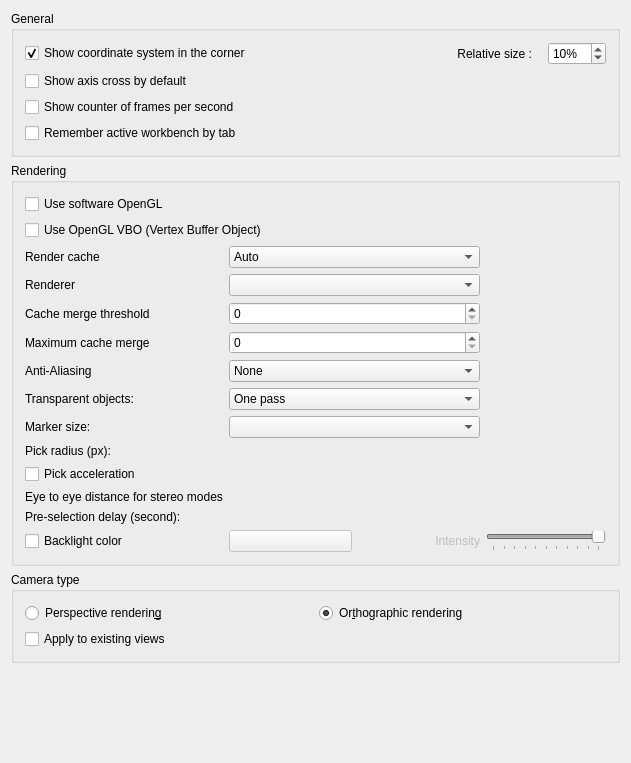
<?xml version="1.0" encoding="UTF-8"?>
<ui version="4.0">
 <class>Gui::Dialog::DlgSettings3DView</class>
 <widget class="QWidget" name="Gui::Dialog::DlgSettings3DView">
  <property name="geometry">
   <rect>
    <x>0</x>
    <y>0</y>
    <width>631</width>
    <height>763</height>
   </rect>
  </property>
  <property name="windowTitle">
   <string>3D View</string>
  </property>
  <layout class="QVBoxLayout" name="verticalLayout_2">
   <item>
    <widget class="QGroupBox" name="GroupBoxGeneral">
     <property name="enabled">
      <bool>true</bool>
     </property>
     <property name="title">
      <string>General</string>
     </property>
     <layout class="QVBoxLayout" name="verticalLayout">
      <item>
       <layout class="QHBoxLayout" name="horizontalLayoutCoord">
        <item>
         <widget class="Gui::PrefCheckBox" name="CheckBox_CornerCoordSystem">
          <property name="toolTip">
           <string>Main coordinate system will always be shown in
lower right corner within opened files</string>
          </property>
          <property name="text">
           <string>Show coordinate system in the corner</string>
          </property>
          <property name="checked">
           <bool>true</bool>
          </property>
          <property name="prefEntry" stdset="0">
           <cstring>CornerCoordSystem</cstring>
          </property>
          <property name="prefPath" stdset="0">
           <cstring>View</cstring>
          </property>
         </widget>
        </item>
        <item>
         <spacer name="horizontalSpacerCoord">
          <property name="orientation">
           <enum>Qt::Horizontal</enum>
          </property>
          <property name="sizeHint" stdset="0">
           <size>
            <width>40</width>
            <height>0</height>
           </size>
          </property>
         </spacer>
        </item>
        <item>
         <widget class="QLabel" name="labelCoordSize">
          <property name="text">
           <string>Relative size :   </string>
          </property>
          <property name="alignment">
           <set>Qt::AlignRight|Qt::AlignTrailing|Qt::AlignVCenter</set>
          </property>
         </widget>
        </item>
        <item>
         <widget class="Gui::PrefSpinBox" name="SpinBox_CornerCoordSystemSize">
          <property name="toolTip">
           <string>Size of main coordinate system representation
in the corner -- in % of height/width of viewport</string>
          </property>
          <property name="suffix">
           <string notr="true">%</string>
          </property>
          <property name="minimum">
           <number>2</number>
          </property>
          <property name="maximum">
           <number>100</number>
          </property>
          <property name="value">
           <number>10</number>
          </property>
          <property name="prefEntry" stdset="0">
           <cstring>CornerCoordSystemSize</cstring>
          </property>
          <property name="prefPath" stdset="0">
           <cstring>View</cstring>
          </property>
         </widget>
        </item>
       </layout>
      </item>
      <item>
       <widget class="Gui::PrefCheckBox" name="CheckBox_ShowAxisCross">
        <property name="toolTip">
         <string>Axis cross will be shown by default at file
opening or creation</string>
        </property>
        <property name="text">
         <string>Show axis cross by default</string>
        </property>
        <property name="prefEntry" stdset="0">
         <cstring>ShowAxisCross</cstring>
        </property>
        <property name="prefPath" stdset="0">
         <cstring>View</cstring>
        </property>
       </widget>
      </item>
      <item>
       <widget class="Gui::PrefCheckBox" name="CheckBox_ShowFPS">
        <property name="toolTip">
         <string>Time needed for last operation and resulting frame rate
will be shown at the lower left corner in opened files</string>
        </property>
        <property name="text">
         <string>Show counter of frames per second</string>
        </property>
        <property name="prefEntry" stdset="0">
         <cstring>ShowFPS</cstring>
        </property>
        <property name="prefPath" stdset="0">
         <cstring>View</cstring>
        </property>
       </widget>
      </item>
      <item>
       <widget class="Gui::PrefCheckBox" name="CheckBox_WbByTab">
        <property name="toolTip">
         <string>If checked, application will remember which workbench is active for each tab of the viewport</string>
        </property>
        <property name="text">
         <string>Remember active workbench by tab</string>
        </property>
        <property name="checked">
         <bool>false</bool>
        </property>
        <property name="prefEntry" stdset="0">
         <cstring>SaveWBbyTab</cstring>
        </property>
        <property name="prefPath" stdset="0">
         <cstring>View</cstring>
        </property>
       </widget>
      </item>
     </layout>
    </widget>
   </item>
   <item>
    <widget class="QGroupBox" name="GroupBox12">
     <property name="enabled">
      <bool>true</bool>
     </property>
     <property name="title">
      <string>Rendering</string>
     </property>
     <layout class="QVBoxLayout" name="verticalLayout_3">
      <item>
       <widget class="Gui::PrefCheckBox" name="CheckBox_use_SW_OpenGL">
        <property name="toolTip">
         <string>This option is useful for troubleshooting graphics card and driver problems.

Changing this option requires a restart of the application.</string>
        </property>
        <property name="text">
         <string>Use software OpenGL</string>
        </property>
        <property name="prefEntry" stdset="0">
         <cstring>UseSoftwareOpenGL</cstring>
        </property>
        <property name="prefPath" stdset="0">
         <cstring>OpenGL</cstring>
        </property>
       </widget>
      </item>
      <item>
       <widget class="Gui::PrefCheckBox" name="CheckBox_useVBO">
        <property name="toolTip">
         <string>If selected, Vertex Buffer Objects (VBO) will be used.
A VBO is an OpenGL feature that provides methods for uploading
vertex data (position, normal vector, color, etc.) to the graphics card.
VBOs offer substantial performance gains because the data resides
in the graphics memory rather than the system memory and so it
can be rendered directly by GPU. 

Note: Sometimes this feature may lead to a host of different
issues ranging from graphical anomalies to GPU crash bugs. Remember to
report this setting as enabled when seeking support on the FreeCAD forums</string>
        </property>
        <property name="text">
         <string>Use OpenGL VBO (Vertex Buffer Object)</string>
        </property>
        <property name="prefEntry" stdset="0">
         <cstring>UseVBO</cstring>
        </property>
        <property name="prefPath" stdset="0">
         <cstring>View</cstring>
        </property>
       </widget>
      </item>
      <item>
       <layout class="QGridLayout" name="gridLayout">
        <item row="1" column="1" colspan="2">
         <widget class="Gui::PrefComboBox" name="comboRenderer">
          <property name="prefPath" stdset="0">
           <cstring>View</cstring>
          </property>
          <property name="prefEntry" stdset="0">
           <cstring>RendererType</cstring>
          </property>
          <property name="prefType" stdset="0">
           <cstring>Default</cstring>
          </property>
         </widget>
        </item>
        <item row="3" column="1" colspan="2">
         <widget class="Gui::PrefSpinBox" name="renderCacheMergeCountMax">
          <property name="maximum">
           <number>9999999</number>
          </property>
          <property name="singleStep">
           <number>10</number>
          </property>
          <property name="prefPath" stdset="0">
           <cstring>View</cstring>
          </property>
          <property name="prefEntry" stdset="0">
           <cstring>RenderCacheMergeCountMax</cstring>
          </property>
         </widget>
        </item>
        <item row="11" column="0">
         <widget class="Gui::PrefCheckBox" name="checkBoxBacklight">
          <property name="toolTip">
           <string>Backlight is enabled with the defined color</string>
          </property>
          <property name="text">
           <string>Backlight color</string>
          </property>
          <property name="prefEntry" stdset="0">
           <cstring>EnableBacklight</cstring>
          </property>
          <property name="prefPath" stdset="0">
           <cstring>View</cstring>
          </property>
         </widget>
        </item>
        <item row="5" column="1" colspan="2">
         <widget class="Gui::PrefComboBox" name="comboTransparentRender">
          <property name="minimumSize">
           <size>
            <width>120</width>
            <height>0</height>
           </size>
          </property>
          <property name="toolTip">
           <string>Render types of transparent objects</string>
          </property>
          <property name="prefEntry" stdset="0">
           <cstring>TransparentObjectRenderType</cstring>
          </property>
          <property name="prefPath" stdset="0">
           <cstring>View</cstring>
          </property>
          <item>
           <property name="text">
            <string>One pass</string>
           </property>
          </item>
          <item>
           <property name="text">
            <string>Backface pass</string>
           </property>
          </item>
         </widget>
        </item>
        <item row="6" column="1" colspan="2">
         <widget class="Gui::PrefComboBox" name="boxMarkerSize">
          <property name="minimumSize">
           <size>
            <width>120</width>
            <height>0</height>
           </size>
          </property>
          <property name="toolTip">
           <string>Size of vertices in the Sketcher, TechDraw and other workbenches</string>
          </property>
          <property name="prefPath" stdset="0">
           <cstring>View</cstring>
          </property>
          <property name="prefEntry" stdset="0">
           <cstring>MarkerSize</cstring>
          </property>
          <property name="prefType" stdset="0">
           <number>0</number>
          </property>
         </widget>
        </item>
        <item row="8" column="0">
         <widget class="Gui::PrefCheckBox" name="checkBoxEnhancedPick">
          <property name="toolTip">
           <string>Enable 3D picking acceleration. The effect is only noticable for very complex
geometry shape, and may cause some initial lag due to bufferring.</string>
          </property>
          <property name="text">
           <string>Pick acceleration</string>
          </property>
          <property name="prefPath" stdset="0">
           <cstring>Mod/Part</cstring>
          </property>
          <property name="prefEntry" stdset="0">
           <cstring>SelectionPickRTree</cstring>
          </property>
         </widget>
        </item>
        <item row="4" column="1" colspan="2">
         <widget class="Gui::PrefComboBox" name="comboAliasing">
          <property name="minimumSize">
           <size>
            <width>120</width>
            <height>0</height>
           </size>
          </property>
          <property name="toolTip">
           <string>What kind of multisample anti-aliasing is used</string>
          </property>
          <property name="prefEntry" stdset="0">
           <cstring>AntiAliasing</cstring>
          </property>
          <property name="prefPath" stdset="0">
           <cstring>View</cstring>
          </property>
          <item>
           <property name="text">
            <string>None</string>
           </property>
          </item>
          <item>
           <property name="text">
            <string>Line Smoothing</string>
           </property>
          </item>
          <item>
           <property name="text">
            <string>MSAA 2x</string>
           </property>
          </item>
          <item>
           <property name="text">
            <string>MSAA 4x</string>
           </property>
          </item>
          <item>
           <property name="text">
            <string>MSAA 8x</string>
           </property>
          </item>
         </widget>
        </item>
        <item row="10" column="1" colspan="2">
         <widget class="Gui::PrefDoubleSpinBox" name="spinPreselectionDelay" native="true">
          <property name="decimals" stdset="0">
           <number>3</number>
          </property>
          <property name="singleStep" stdset="0">
           <double>0.100000000000000</double>
          </property>
          <property name="value" stdset="0">
           <double>0.100000000000000</double>
          </property>
          <property name="prefPath" stdset="0">
           <cstring>View</cstring>
          </property>
          <property name="prefEntry" stdset="0">
           <cstring>PreSelectionDelay</cstring>
          </property>
         </widget>
        </item>
        <item row="3" column="0">
         <widget class="QLabel" name="renderCacheMergeCountMaxLabel">
          <property name="text">
           <string>Maximum cache merge</string>
          </property>
         </widget>
        </item>
        <item row="11" column="2">
         <widget class="QLabel" name="backlightLabel">
          <property name="enabled">
           <bool>false</bool>
          </property>
          <property name="toolTip">
           <string/>
          </property>
          <property name="text">
           <string>Intensity</string>
          </property>
          <property name="alignment">
           <set>Qt::AlignRight|Qt::AlignTrailing|Qt::AlignVCenter</set>
          </property>
         </widget>
        </item>
        <item row="7" column="0">
         <widget class="QLabel" name="spinPickRadiusLabel">
          <property name="text">
           <string>Pick radius (px):</string>
          </property>
         </widget>
        </item>
        <item row="7" column="1" colspan="2">
         <widget class="Gui::PrefDoubleSpinBox" name="spinPickRadius" native="true">
          <property name="minimumSize">
           <size>
            <width>120</width>
            <height>0</height>
           </size>
          </property>
          <property name="toolTip">
           <string>Area for picking elements in 3D view.
Larger value eases to pick things, but can make small features impossible to select.
               </string>
          </property>
          <property name="inputMethodHints">
           <set>Qt::ImhPreferNumbers</set>
          </property>
          <property name="decimals" stdset="0">
           <number>1</number>
          </property>
          <property name="minimum" stdset="0">
           <double>0.500000000000000</double>
          </property>
          <property name="maximum" stdset="0">
           <double>200.000000000000000</double>
          </property>
          <property name="value" stdset="0">
           <double>5.000000000000000</double>
          </property>
          <property name="prefEntry" stdset="0">
           <cstring>PickRadius</cstring>
          </property>
          <property name="prefPath" stdset="0">
           <cstring>View</cstring>
          </property>
         </widget>
        </item>
        <item row="0" column="1" colspan="2">
         <widget class="Gui::PrefComboBox" name="renderCache">
          <property name="sizePolicy">
           <sizepolicy hsizetype="Minimum" vsizetype="Fixed">
            <horstretch>0</horstretch>
            <verstretch>0</verstretch>
           </sizepolicy>
          </property>
          <property name="minimumSize">
           <size>
            <width>120</width>
            <height>0</height>
           </size>
          </property>
          <property name="toolTip">
           <string>'Render Caching' is another way to say 'Rendering Acceleration'.
There are 3 options available to achieve this: 
1) 'Auto' (default), let Coin3D decide where to cache.
2) 'Distributed', manually turn on cache for all view provider root node.
3) 'Centralized', manually turn off cache in all nodes of all view provider, and
only cache at the scene graph root node. This offers the fastest rendering speed
but slower response to any scene changes.
4) 'Experimental', new experimental caching method.</string>
          </property>
          <property name="currentIndex">
           <number>0</number>
          </property>
          <property name="prefPath" stdset="0">
           <cstring>View</cstring>
          </property>
          <property name="prefEntry" stdset="0">
           <cstring>RenderCache</cstring>
          </property>
          <item>
           <property name="text">
            <string>Auto</string>
           </property>
          </item>
          <item>
           <property name="text">
            <string>Distributed</string>
           </property>
          </item>
          <item>
           <property name="text">
            <string>Centralized</string>
           </property>
          </item>
          <item>
           <property name="text">
            <string>Experimental</string>
           </property>
          </item>
         </widget>
        </item>
        <item row="11" column="1">
         <widget class="Gui::PrefColorButton" name="backlightColor">
          <property name="enabled">
           <bool>false</bool>
          </property>
          <property name="toolTip">
           <string>Backlight color</string>
          </property>
          <property name="color" stdset="0">
           <color>
            <red>255</red>
            <green>255</green>
            <blue>255</blue>
           </color>
          </property>
          <property name="prefEntry" stdset="0">
           <cstring>BacklightColor</cstring>
          </property>
          <property name="prefPath" stdset="0">
           <cstring>View</cstring>
          </property>
         </widget>
        </item>
        <item row="6" column="0">
         <widget class="QLabel" name="markerSizeLabel">
          <property name="toolTip">
           <string/>
          </property>
          <property name="text">
           <string>Marker size:</string>
          </property>
         </widget>
        </item>
        <item row="2" column="0">
         <widget class="QLabel" name="renderCacheMergeCountLabel">
          <property name="text">
           <string>Cache merge threshold</string>
          </property>
         </widget>
        </item>
        <item row="1" column="0">
         <widget class="QLabel" name="labelRenderer">
          <property name="text">
           <string>Renderer</string>
          </property>
         </widget>
        </item>
        <item row="0" column="0">
         <widget class="QLabel" name="renderCacheLabel">
          <property name="text">
           <string>Render cache</string>
          </property>
         </widget>
        </item>
        <item row="9" column="1" colspan="2">
         <widget class="Gui::PrefDoubleSpinBox" name="FloatSpinBox_EyeDistance" native="true">
          <property name="minimumSize">
           <size>
            <width>120</width>
            <height>0</height>
           </size>
          </property>
          <property name="toolTip">
           <string>Eye-to-eye distance used for stereo projections.
The specified value is a factor that will be multiplied with the
bounding box size of the 3D object that is currently displayed.</string>
          </property>
          <property name="decimals" stdset="0">
           <number>1</number>
          </property>
          <property name="minimum" stdset="0">
           <double>0.100000000000000</double>
          </property>
          <property name="maximum" stdset="0">
           <double>1000.000000000000000</double>
          </property>
          <property name="singleStep" stdset="0">
           <double>2.000000000000000</double>
          </property>
          <property name="value" stdset="0">
           <double>5.000000000000000</double>
          </property>
          <property name="prefEntry" stdset="0">
           <cstring>EyeDistance</cstring>
          </property>
          <property name="prefPath" stdset="0">
           <cstring>View</cstring>
          </property>
         </widget>
        </item>
        <item row="10" column="0">
         <widget class="QLabel" name="label">
          <property name="text">
           <string>Pre-selection delay (second):</string>
          </property>
         </widget>
        </item>
        <item row="4" column="0">
         <widget class="QLabel" name="aliasingLAbel">
          <property name="text">
           <string>Anti-Aliasing</string>
          </property>
         </widget>
        </item>
        <item row="9" column="0">
         <widget class="QLabel" name="spinPreselectionDelayLabel">
          <property name="text">
           <string>Eye to eye distance for stereo modes</string>
          </property>
         </widget>
        </item>
        <item row="5" column="0">
         <widget class="QLabel" name="transparentRenderLabel">
          <property name="toolTip">
           <string/>
          </property>
          <property name="text">
           <string>Transparent objects:</string>
          </property>
         </widget>
        </item>
        <item row="2" column="1" colspan="2">
         <widget class="Gui::PrefSpinBox" name="renderCacheMergeCount">
          <property name="maximum">
           <number>9999999</number>
          </property>
          <property name="singleStep">
           <number>10</number>
          </property>
          <property name="prefPath" stdset="0">
           <cstring>View</cstring>
          </property>
          <property name="prefEntry" stdset="0">
           <cstring>RenderCacheMergeCount</cstring>
          </property>
         </widget>
        </item>
        <item row="11" column="3">
         <widget class="Gui::PrefSlider" name="sliderIntensity">
          <property name="enabled">
           <bool>false</bool>
          </property>
          <property name="sizePolicy">
           <sizepolicy hsizetype="Fixed" vsizetype="Fixed">
            <horstretch>0</horstretch>
            <verstretch>0</verstretch>
           </sizepolicy>
          </property>
          <property name="minimumSize">
           <size>
            <width>120</width>
            <height>0</height>
           </size>
          </property>
          <property name="toolTip">
           <string>Intensity of the backlight</string>
          </property>
          <property name="maximum">
           <number>100</number>
          </property>
          <property name="singleStep">
           <number>1</number>
          </property>
          <property name="value">
           <number>100</number>
          </property>
          <property name="orientation">
           <enum>Qt::Horizontal</enum>
          </property>
          <property name="tickPosition">
           <enum>QSlider::TicksBelow</enum>
          </property>
          <property name="tickInterval">
           <number>10</number>
          </property>
          <property name="prefEntry" stdset="0">
           <cstring>BacklightIntensity</cstring>
          </property>
          <property name="prefPath" stdset="0">
           <cstring>View</cstring>
          </property>
         </widget>
        </item>
       </layout>
      </item>
     </layout>
    </widget>
   </item>
   <item>
    <widget class="QGroupBox" name="groupBoxCamera">
     <property name="title">
      <string>Camera type</string>
     </property>
     <layout class="QGridLayout" name="gridLayout1">
      <property name="leftMargin">
       <number>11</number>
      </property>
      <property name="topMargin">
       <number>11</number>
      </property>
      <property name="rightMargin">
       <number>11</number>
      </property>
      <property name="bottomMargin">
       <number>11</number>
      </property>
      <property name="spacing">
       <number>6</number>
      </property>
      <item row="0" column="0">
       <widget class="Gui::PrefRadioButton" name="radioPerspective">
        <property name="toolTip">
         <string>Objects will appear in a perspective projection</string>
        </property>
        <property name="text">
         <string>Perspective renderin&amp;g</string>
        </property>
        <property name="prefEntry" stdset="0">
         <cstring>Perspective</cstring>
        </property>
        <property name="prefPath" stdset="0">
         <cstring>View</cstring>
        </property>
       </widget>
      </item>
      <item row="0" column="1">
       <widget class="Gui::PrefRadioButton" name="radioOrthographic">
        <property name="toolTip">
         <string>Objects will be projected in orthographic projection</string>
        </property>
        <property name="text">
         <string>Or&amp;thographic rendering</string>
        </property>
        <property name="checked">
         <bool>true</bool>
        </property>
        <property name="prefEntry" stdset="0">
         <cstring>Orthographic</cstring>
        </property>
        <property name="prefPath" stdset="0">
         <cstring>View</cstring>
        </property>
       </widget>
      </item>
      <item row="1" column="0">
       <widget class="Gui::PrefCheckBox" name="CheckBox_ApplyToViews">
        <property name="text">
         <string>Apply to existing views</string>
        </property>
        <property name="prefEntry" stdset="0">
         <cstring>ApplyCameraTypeToAll</cstring>
        </property>
        <property name="prefPath" stdset="0">
         <cstring>View</cstring>
        </property>
       </widget>
      </item>
     </layout>
    </widget>
   </item>
   <item>
    <spacer>
     <property name="orientation">
      <enum>Qt::Vertical</enum>
     </property>
     <property name="sizeHint" stdset="0">
      <size>
       <width>455</width>
       <height>16</height>
      </size>
     </property>
    </spacer>
   </item>
  </layout>
 </widget>
 <layoutdefault spacing="6" margin="11"/>
 <customwidgets>
  <customwidget>
   <class>Gui::ColorButton</class>
   <extends>QPushButton</extends>
   <header>Gui/Widgets.h</header>
  </customwidget>
  <customwidget>
   <class>Gui::PrefColorButton</class>
   <extends>Gui::ColorButton</extends>
   <header>Gui/PrefWidgets.h</header>
  </customwidget>
  <customwidget>
   <class>Gui::PrefCheckBox</class>
   <extends>QCheckBox</extends>
   <header>Gui/PrefWidgets.h</header>
  </customwidget>
  <customwidget>
   <class>Gui::PrefSpinBox</class>
   <extends>QSpinBox</extends>
   <header>Gui/PrefWidgets.h</header>
  </customwidget>
  <customwidget>
   <class>Gui::PrefDoubleSpinBox</class>
   <extends>QWidget</extends>
   <header>Gui/PrefWidgets.h</header>
  </customwidget>
  <customwidget>
   <class>Gui::PrefSlider</class>
   <extends>QSlider</extends>
   <header>Gui/PrefWidgets.h</header>
  </customwidget>
  <customwidget>
   <class>Gui::PrefComboBox</class>
   <extends>QComboBox</extends>
   <header>Gui/PrefWidgets.h</header>
  </customwidget>
  <customwidget>
   <class>Gui::PrefRadioButton</class>
   <extends>QRadioButton</extends>
   <header>Gui/PrefWidgets.h</header>
  </customwidget>
 </customwidgets>
 <resources/>
 <connections>
  <connection>
   <sender>checkBoxBacklight</sender>
   <signal>toggled(bool)</signal>
   <receiver>backlightColor</receiver>
   <slot>setEnabled(bool)</slot>
   <hints>
    <hint type="sourcelabel">
     <x>161</x>
     <y>227</y>
    </hint>
    <hint type="destinationlabel">
     <x>290</x>
     <y>224</y>
    </hint>
   </hints>
  </connection>
  <connection>
   <sender>checkBoxBacklight</sender>
   <signal>toggled(bool)</signal>
   <receiver>sliderIntensity</receiver>
   <slot>setEnabled(bool)</slot>
   <hints>
    <hint type="sourcelabel">
     <x>92</x>
     <y>235</y>
    </hint>
    <hint type="destinationlabel">
     <x>293</x>
     <y>256</y>
    </hint>
   </hints>
  </connection>
  <connection>
   <sender>checkBoxBacklight</sender>
   <signal>toggled(bool)</signal>
   <receiver>backlightLabel</receiver>
   <slot>setEnabled(bool)</slot>
   <hints>
    <hint type="sourcelabel">
     <x>82</x>
     <y>507</y>
    </hint>
    <hint type="destinationlabel">
     <x>316</x>
     <y>507</y>
    </hint>
   </hints>
  </connection>
 </connections>
</ui>
